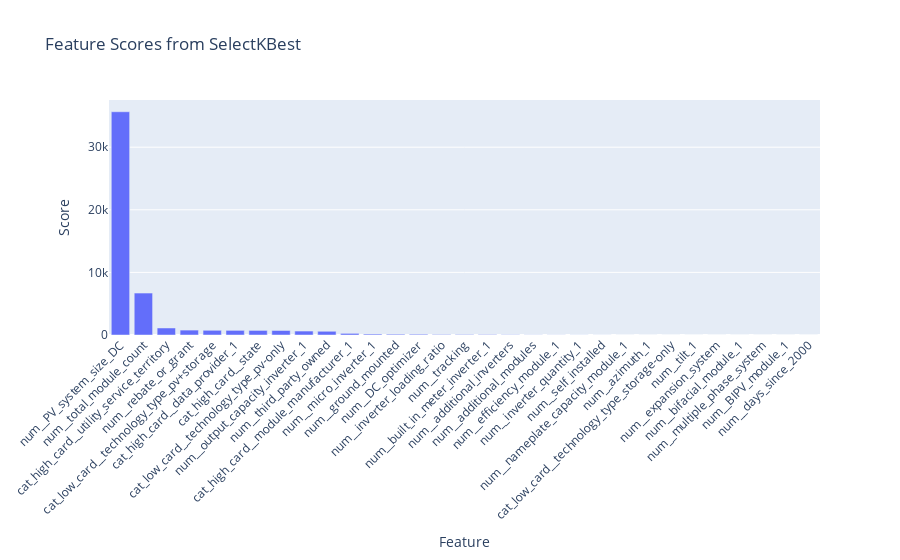

Here is the notebook cell this chart was saved with:
### Code cell
fig = go.Figure(data=[go.Bar(x=feature_scores['feature'], y=feature_scores['score'])])
fig.update_layout(title='Feature Scores from SelectKBest', xaxis_title='Feature', yaxis_title='Score', xaxis_tickangle=-45)
fig.show()

### Figure 1 — Plotly figure (JSON) as saved in the notebook; plotly's stock layout.template omitted (floating-point values rounded to 4 significant figures)
{"data": [{"type": "bar", "x": ["num__PV_system_size_DC", "num__total_module_count", "cat_high_card__utility_service_territory", "num__rebate_or_grant", "cat_low_card__technology_type_pv+storage", "cat_high_card__data_provider_1", "cat_high_card__state", "cat_low_card__technology_type_pv-only", "num__output_capacity_inverter_1", "num__third_party_owned", "cat_high_card__module_manufacturer_1", "num__micro_inverter_1", "num__ground_mounted", "num__DC_optimizer", "num__inverter_loading_ratio", "num__tracking", "num__built_in_meter_inverter_1", "num__additional_inverters", "num__additional_modules", "num__efficiency_module_1", "num__inverter_quantity_1", "num__self_installed", "num__nameplate_capacity_module_1", "num__azimuth_1", "cat_low_card__technology_type_storage-only", "num__tilt_1", "num__expansion_system", "num__bifacial_module_1", "num__multiple_phase_system", "num__BIPV_module_1", "num__days_since_2000"], "y": [35660.0, 6702.0, 1120.0, 784.5, 752.4, 740.3, 731.9, 719.9, 631.1, 594.5, 259.3, 149.2, 122.8, 119.1, 77.63, 71.53, 65.91, 36.34, 19.85, 16.34, 11.46, 7.645, 3.537, 2.962, 0.7501, 0.5352, 0.3655, 0.276, 0.2644, 0.2219, 0.04788]}], "layout": {"title": {"text": "Feature Scores from SelectKBest"}, "xaxis": {"tickangle": -45, "title": {"text": "Feature"}}, "yaxis": {"title": {"text": "Score"}}}}
